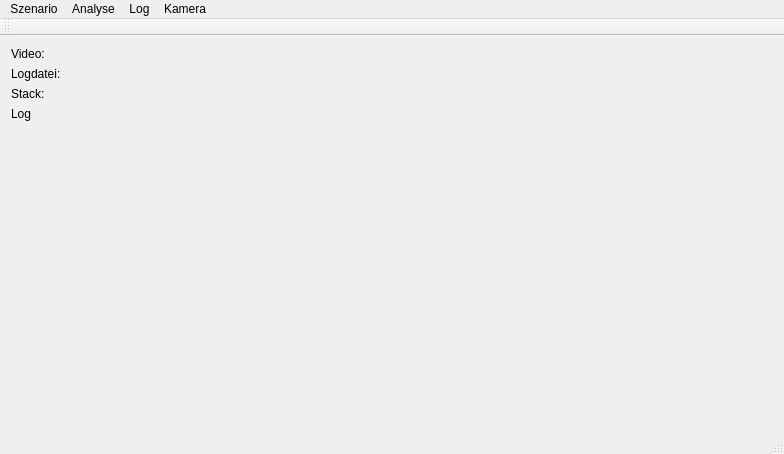
<?xml version="1.0" encoding="UTF-8"?>
<ui version="4.0">
 <class>MicroMagicEye</class>
 <widget class="QMainWindow" name="MicroMagicEye">
  <property name="geometry">
   <rect>
    <x>0</x>
    <y>0</y>
    <width>784</width>
    <height>454</height>
   </rect>
  </property>
  <property name="windowTitle">
   <string>MicroMagicEye</string>
  </property>
  <widget class="QWidget" name="centralWidget">
   <widget class="QWidget" name="formLayoutWidget">
    <property name="geometry">
     <rect>
      <x>0</x>
      <y>0</y>
      <width>351</width>
      <height>371</height>
     </rect>
    </property>
    <layout class="QFormLayout" name="FormelLayout">
     <property name="sizeConstraint">
      <enum>QLayout::SetDefaultConstraint</enum>
     </property>
     <property name="fieldGrowthPolicy">
      <enum>QFormLayout::AllNonFixedFieldsGrow</enum>
     </property>
     <item row="0" column="0">
      <widget class="QLabel" name="label">
       <property name="text">
        <string>Video:</string>
       </property>
      </widget>
     </item>
     <item row="0" column="1">
      <widget class="QLabel" name="lblVideo">
       <property name="text">
        <string/>
       </property>
      </widget>
     </item>
     <item row="1" column="0">
      <widget class="QLabel" name="label_2">
       <property name="text">
        <string>Logdatei:</string>
       </property>
      </widget>
     </item>
     <item row="1" column="1">
      <widget class="QLabel" name="lblLogdatei">
       <property name="text">
        <string/>
       </property>
      </widget>
     </item>
     <item row="2" column="0">
      <widget class="QLabel" name="label_3">
       <property name="text">
        <string>Stack:</string>
       </property>
      </widget>
     </item>
     <item row="3" column="0">
      <widget class="QLabel" name="label_5">
       <property name="text">
        <string>Log</string>
       </property>
      </widget>
     </item>
     <item row="3" column="1">
      <widget class="QLabel" name="lblLog">
       <property name="text">
        <string/>
       </property>
      </widget>
     </item>
     <item row="2" column="1">
      <widget class="QLabel" name="lblStack">
       <property name="text">
        <string/>
       </property>
      </widget>
     </item>
    </layout>
   </widget>
  </widget>
  <widget class="QMenuBar" name="menuBar">
   <property name="geometry">
    <rect>
     <x>0</x>
     <y>0</y>
     <width>784</width>
     <height>29</height>
    </rect>
   </property>
   <widget class="QMenu" name="menuLog">
    <property name="title">
     <string>Log</string>
    </property>
    <addaction name="actionLED_erkennen"/>
    <addaction name="separator"/>
    <addaction name="actionLogLaden"/>
    <addaction name="actionLogBind"/>
   </widget>
   <widget class="QMenu" name="menuTest">
    <property name="title">
     <string>Szenario</string>
    </property>
    <widget class="QMenu" name="menuStack">
     <property name="title">
      <string>Stack</string>
     </property>
     <addaction name="actionStackLive"/>
     <addaction name="actionStackAbspielen"/>
     <addaction name="actionStackAnalyse"/>
    </widget>
    <addaction name="actionSzeneLaden"/>
    <addaction name="actionSzeneAbspielen"/>
    <addaction name="separator"/>
    <addaction name="menuStack"/>
   </widget>
   <widget class="QMenu" name="menuKamera">
    <property name="title">
     <string>Kamera</string>
    </property>
    <addaction name="actionKalibrieren"/>
    <addaction name="actionLiveKalibrieren"/>
   </widget>
   <widget class="QMenu" name="menuHorizont">
    <property name="title">
     <string>Analyse</string>
    </property>
    <addaction name="actionHorizont_Labeln"/>
    <addaction name="actionHorizont_analysieren"/>
    <addaction name="actionSchnelle_analyse"/>
    <addaction name="actionParameter_Analysieren"/>
    <addaction name="separator"/>
    <addaction name="actionObjekte_analysieren"/>
   </widget>
   <addaction name="menuTest"/>
   <addaction name="menuHorizont"/>
   <addaction name="menuLog"/>
   <addaction name="menuKamera"/>
  </widget>
  <widget class="QToolBar" name="mainToolBar">
   <attribute name="toolBarArea">
    <enum>TopToolBarArea</enum>
   </attribute>
   <attribute name="toolBarBreak">
    <bool>false</bool>
   </attribute>
  </widget>
  <widget class="QStatusBar" name="statusBar"/>
  <action name="actionLogLaden">
   <property name="text">
    <string>Laden</string>
   </property>
   <property name="toolTip">
    <string>Eine Logdatei laden</string>
   </property>
   <property name="shortcut">
    <string>Ctrl+L</string>
   </property>
  </action>
  <action name="actionLogBind">
   <property name="text">
    <string>Mit Szenario Verknüpfen</string>
   </property>
  </action>
  <action name="actionSzeneLaden">
   <property name="text">
    <string>Laden</string>
   </property>
   <property name="shortcut">
    <string>Ctrl+O</string>
   </property>
  </action>
  <action name="actionSzeneAbspielen">
   <property name="text">
    <string>Abspielen</string>
   </property>
   <property name="shortcut">
    <string>Ctrl+P</string>
   </property>
  </action>
  <action name="actionStackLive">
   <property name="text">
    <string>Liveaufnahme...</string>
   </property>
  </action>
  <action name="actionKalibrieren">
   <property name="text">
    <string>Video Kalibrieren</string>
   </property>
   <property name="shortcut">
    <string>Ctrl+K</string>
   </property>
  </action>
  <action name="actionStackAbspielen">
   <property name="text">
    <string>Abspielen</string>
   </property>
  </action>
  <action name="actionStackAnalyse">
   <property name="text">
    <string>Analyse starten</string>
   </property>
  </action>
  <action name="actionLiveKalibrieren">
   <property name="text">
    <string>Live Kalibrieren</string>
   </property>
  </action>
  <action name="actionLED_erkennen">
   <property name="text">
    <string>LED erkennen</string>
   </property>
  </action>
  <action name="actionHorizont_Labeln">
   <property name="text">
    <string>Horizont Labeln</string>
   </property>
  </action>
  <action name="actionHorizont_analysieren">
   <property name="text">
    <string>Horizont analysieren</string>
   </property>
  </action>
  <action name="actionSchnelle_analyse">
   <property name="text">
    <string>Schnelle Analyse</string>
   </property>
   <property name="toolTip">
    <string>Schnelle Analyse</string>
   </property>
  </action>
  <action name="actionParameter_Analysieren">
   <property name="text">
    <string>Parameter Analysieren</string>
   </property>
   <property name="toolTip">
    <string>Parameter Analysieren</string>
   </property>
  </action>
  <action name="actionObjekte_analysieren">
   <property name="text">
    <string>Objekte analysieren</string>
   </property>
  </action>
 </widget>
 <layoutdefault spacing="6" margin="11"/>
 <resources/>
 <connections/>
</ui>
